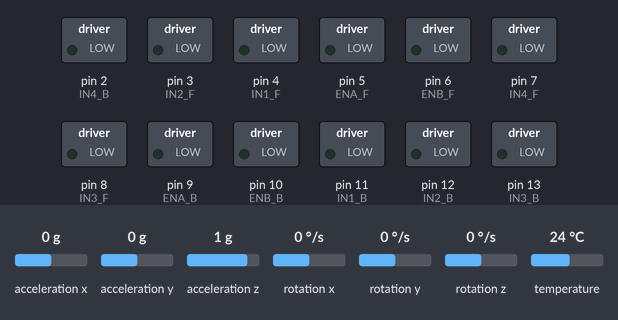
The sketch below on a simulated Arduino Uno, built with avr-gcc and run on an emulated ATmega328P. Shown: switched loads named in the sketch (green lamp = pin HIGH). Wiring (inferred from the names in the program): MPU-6050 motion sensor at I2C address 0x68. Inputs (shaded band) come from the test bench; at power-on: rotation z 0 °/s, acceleration x 0 g, acceleration y 0 g, acceleration z 1 g, rotation x 0 °/s, rotation y 0 °/s, temperature 24 °C. What the sketch prints to the serial monitor is not drawn.

Above: at 3.0 s.
3.1 s: rotation z set to 100 °/s
At 5.4 s:
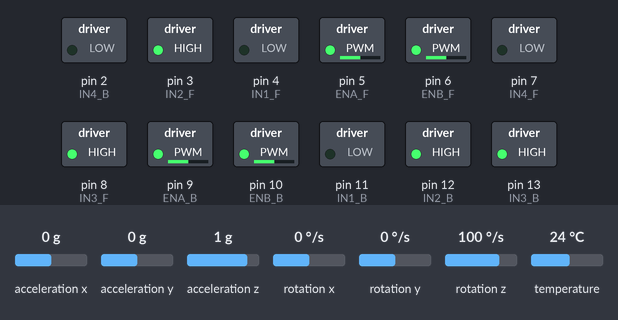
Timing chart, 0 to 6.9 s (numbered marks = the images above; inputs shaded):
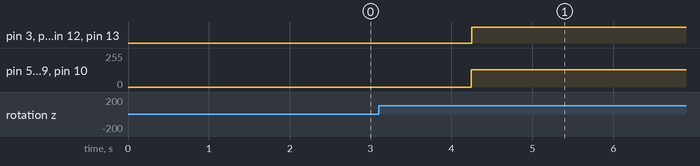

The sketch:

turnDegreesCode.ino
```cpp
  #include <Arduino.h>
  #include <Adafruit_MPU6050.h>
#include <Adafruit_Sensor.h>
#include <Wire.h>

#define FORWARD 1
#define BACKWARD -1
#define STOP  0

#define ENA_F 5
#define ENB_F 6

#define IN1_F 4
#define IN2_F 3
#define IN3_F 8
#define IN4_F 7

#define ENA_B 9
#define ENB_B 10

#define IN1_B 11
#define IN2_B 12
#define IN3_B 13
#define IN4_B 2

#define MAX_SPEED_RAD 5.23598775
#define MAX_SPEED_RPM 50

#define MAX_SPEED_MPS .157077


#define WHEEL_CIRCUMFERENCE_CM 22


#define MAX_CMPS  18.26
#define MAX_MSPCM 54.7645125958379
#define COOLDOWN_TIME  200


Adafruit_MPU6050 mpu;


const int MPU = 0x68;
float yaw = 0;
float GyroZ, gyroAngleZ, GyroErrorZ;
float elapsedTime, currentTime, previousTime;
int c = 0;

float read_yaw() {
  sensors_event_t a, g, temp;
  mpu.getEvent(&a, &g, &temp);
  previousTime = currentTime;

  currentTime = millis();
  elapsedTime = (currentTime - previousTime) / 1000;


  GyroZ = (g.gyro.z);

  GyroZ = GyroZ;
  //Serial.println(GyroZ);

  yaw = yaw + GyroZ * elapsedTime;
  //Serial.println(elapsedTime);
  return yaw;
}

float calculate_IMU_error() {
    while (c < 200) {
        Wire.beginTransmission(MPU);
        Wire.write(0x47);
        Wire.requestFrom(MPU, 2, true);

        GyroZ = Wire.read() << 8 | Wire.read();

        Serial.print(GyroZ);

        GyroErrorZ = GyroErrorZ + (GyroZ);

        c++;
        delay(10);
    }
    GyroErrorZ = GyroErrorZ / 200;
    return GyroErrorZ;
}

void setupMovement()
{
  pinMode(ENA_F, OUTPUT);
  pinMode(ENB_F, OUTPUT);

  pinMode(IN1_F, OUTPUT);
  pinMode(IN2_F, OUTPUT);
  pinMode(IN3_F, OUTPUT);
  pinMode(IN4_F, OUTPUT);

  pinMode(ENA_B, OUTPUT);
  pinMode(ENB_B, OUTPUT);

  pinMode(IN1_B, OUTPUT);
  pinMode(IN2_B, OUTPUT);
  pinMode(IN3_B, OUTPUT);
  pinMode(IN4_B, OUTPUT);
}

void stop(){
   digitalWrite(IN1_F, LOW);
   digitalWrite(IN2_F, LOW);
   digitalWrite(IN3_F, LOW);
   digitalWrite(IN4_F, LOW);

   digitalWrite(IN1_B, LOW);
   digitalWrite(IN2_B, LOW);
   digitalWrite(IN3_B, LOW);
   digitalWrite(IN4_B, LOW);

    digitalWrite(ENA_F, LOW);
        digitalWrite(ENA_B, LOW);
        digitalWrite(ENB_F, LOW);
        digitalWrite(ENB_B, LOW);
}


void turnDegrees(double degrees){
    float initialYaw = read_yaw();
    float targetYaw = initialYaw - degrees;
    targetYaw = -1*targetYaw;
    Serial.println("turnDegrees");
    analogWrite(ENA_F, 128);
        analogWrite(ENA_B, 128);
        analogWrite(ENB_F, 128);
        analogWrite(ENB_B, 128);
    while(abs(((read_yaw()*180)/3.14) - targetYaw) > 2){
        // turning left
        Serial.print("Read Yaw: ");
        Serial.println(((read_yaw()*180)/3.14));
        Serial.print("Target Yaw: ");
        Serial.println(targetYaw);
        digitalWrite(IN1_F, LOW);
        digitalWrite(IN2_F, HIGH);
        digitalWrite(IN3_F, HIGH);
        digitalWrite(IN4_F, LOW);

        digitalWrite(IN1_B, LOW);
        digitalWrite(IN2_B, HIGH);
        digitalWrite(IN3_B, HIGH);
        digitalWrite(IN4_B, LOW);
    }
    stop();

    Serial.println("turnDegrees");
    Serial.print("Initial Yaw: ");
    Serial.println(initialYaw);
    Serial.print("Target Yaw: ");
    Serial.println(targetYaw);
    Serial.print("Final Yaw: ");
    Serial.println(read_yaw());
}


void setup() {

  if (!mpu.begin()) {
    Serial.println("Failed to find MPU6050 chip");
    while (1) {
      delay(10);
    }
  }

  mpu.setAccelerometerRange(MPU6050_RANGE_16_G);
  mpu.setGyroRange(MPU6050_RANGE_250_DEG);
  mpu.setFilterBandwidth(MPU6050_BAND_21_HZ);
  Serial.println("");
  delay(100);

  delay(1000);
  Serial.begin(9600);
  Wire.begin();
  Wire.beginTransmission(MPU);
  Wire.write(0x6B);
  Wire.write(0x00);
  Wire.endTransmission(true);
  calculate_IMU_error();
  delay(1000);
  setupMovement();
  turnDegrees(180);
}

void loop () {
  }
```
